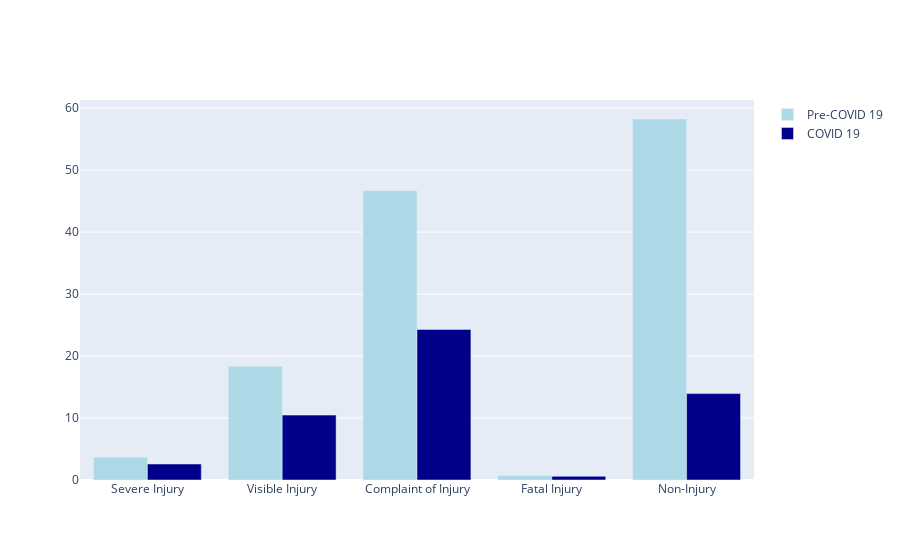

The code cell stored with this chart in its notebook:
### Code cell
injury_type = ['Severe Injury', 'Visible Injury', 'Complaint of Injury', 'Fatal Injury', 'Non-Injury']

fig2xx = go.Figure(data=[
    go.Bar(name='Pre-COVID 19', x=injury_type, y=[3.68, 18.36, 46.69, 0.74, 58.26], marker_color='lightblue'),
    go.Bar(name='COVID 19', x=injury_type, y=[2.58, 10.47, 24.30, 0.59, 13.94], marker_color='darkblue')])
# Change the bar mode
    
fig2xx.update_layout(barmode='group')
fig2xx.show() 
fig2xx.write_html("injury_types_compare.html")

### Figure 1 — Plotly figure (JSON) as saved in the notebook; plotly's stock layout.template omitted (floating-point values rounded to 4 significant figures)
{"data": [{"marker": {"color": "lightblue"}, "name": "Pre-COVID 19", "type": "bar", "x": ["Severe Injury", "Visible Injury", "Complaint of Injury", "Fatal Injury", "Non-Injury"], "y": [3.68, 18.36, 46.69, 0.74, 58.26]}, {"marker": {"color": "darkblue"}, "name": "COVID 19", "type": "bar", "x": ["Severe Injury", "Visible Injury", "Complaint of Injury", "Fatal Injury", "Non-Injury"], "y": [2.58, 10.47, 24.3, 0.59, 13.94]}], "layout": {"barmode": "group"}}
